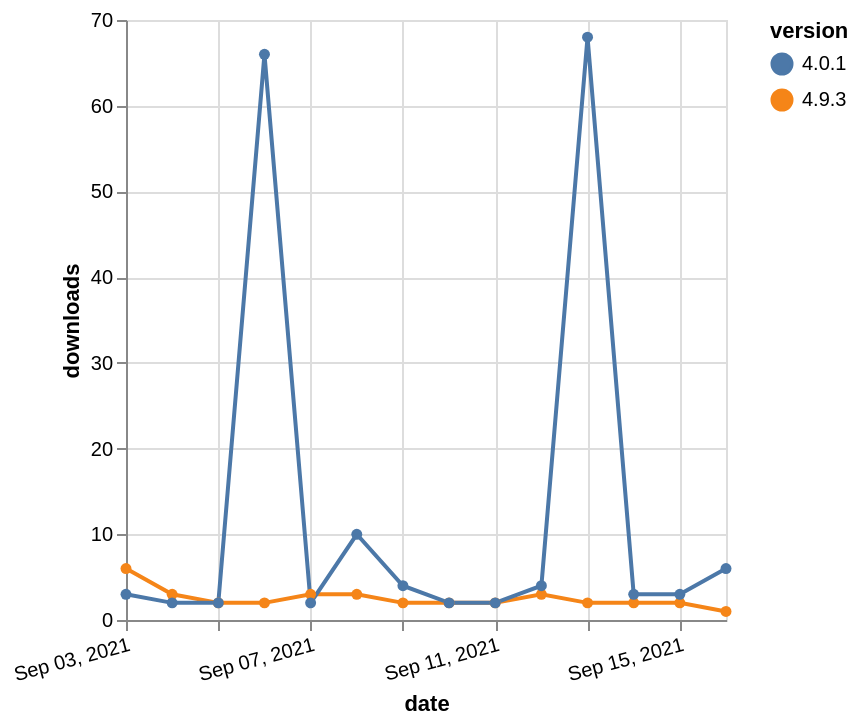

Specify this chart in Vega-Lite:
### Vega-Lite specification from a JSON file in a GitHub repository (floating-point values rounded to 4 significant figures)
{"$schema": "https://vega.github.io/schema/vega-lite/v5.json", "description": "A simple bar chart with embedded data.", "data": {"values": [{"date": "2021-09-03", "total": 32, "delta": 6, "version": "4.9.3"}, {"date": "2021-09-04", "total": 35, "delta": 3, "version": "4.9.3"}, {"date": "2021-09-05", "total": 37, "delta": 2, "version": "4.9.3"}, {"date": "2021-09-06", "total": 39, "delta": 2, "version": "4.9.3"}, {"date": "2021-09-07", "total": 42, "delta": 3, "version": "4.9.3"}, {"date": "2021-09-08", "total": 45, "delta": 3, "version": "4.9.3"}, {"date": "2021-09-09", "total": 47, "delta": 2, "version": "4.9.3"}, {"date": "2021-09-10", "total": 49, "delta": 2, "version": "4.9.3"}, {"date": "2021-09-11", "total": 51, "delta": 2, "version": "4.9.3"}, {"date": "2021-09-12", "total": 54, "delta": 3, "version": "4.9.3"}, {"date": "2021-09-13", "total": 56, "delta": 2, "version": "4.9.3"}, {"date": "2021-09-14", "total": 58, "delta": 2, "version": "4.9.3"}, {"date": "2021-09-15", "total": 60, "delta": 2, "version": "4.9.3"}, {"date": "2021-09-16", "total": 61, "delta": 1, "version": "4.9.3"}, {"date": "2021-09-03", "total": 18655, "delta": 3, "version": "4.0.1"}, {"date": "2021-09-04", "total": 18657, "delta": 2, "version": "4.0.1"}, {"date": "2021-09-05", "total": 18659, "delta": 2, "version": "4.0.1"}, {"date": "2021-09-06", "total": 18725, "delta": 66, "version": "4.0.1"}, {"date": "2021-09-07", "total": 18727, "delta": 2, "version": "4.0.1"}, {"date": "2021-09-08", "total": 18737, "delta": 10, "version": "4.0.1"}, {"date": "2021-09-09", "total": 18741, "delta": 4, "version": "4.0.1"}, {"date": "2021-09-10", "total": 18743, "delta": 2, "version": "4.0.1"}, {"date": "2021-09-11", "total": 18745, "delta": 2, "version": "4.0.1"}, {"date": "2021-09-12", "total": 18749, "delta": 4, "version": "4.0.1"}, {"date": "2021-09-13", "total": 18817, "delta": 68, "version": "4.0.1"}, {"date": "2021-09-14", "total": 18820, "delta": 3, "version": "4.0.1"}, {"date": "2021-09-15", "total": 18823, "delta": 3, "version": "4.0.1"}, {"date": "2021-09-16", "total": 18829, "delta": 6, "version": "4.0.1"}]}, "width": "container", "mark": {"type": "line", "point": {"filled": true}}, "encoding": {"x": {"field": "date", "type": "temporal", "timeUnit": "yearmonthdate", "title": "date", "axis": {"labelAngle": -15}}, "y": {"field": "delta", "type": "quantitative", "title": "downloads"}, "color": {"field": "version", "type": "nominal"}, "tooltip": {"field": "delta"}}}
